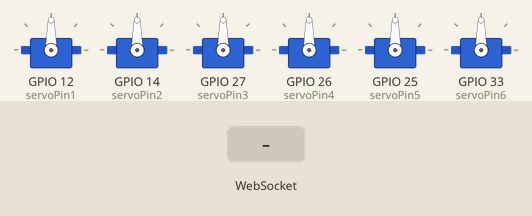
Simulated run of this sketch. Board: ESP32. On the bench: 6 × servo. The inputs (shaded band) are chosen by the test bench. WiFi joins after 1.5 s; servers stay silent unless stated; what the sketch prints to the serial monitor is not drawn.

Above: at 3.2 s.
3.3 s: WebSocket text "0" received
At 4.06 s:
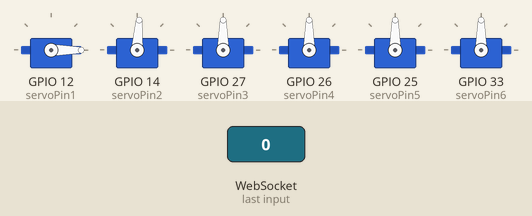
6.3 s: WebSocket text "90" received
At 7.72 s:
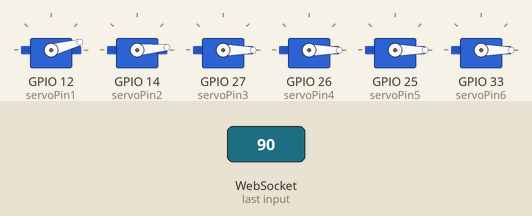
9.3 s: WebSocket text "5" received
At 12.28 s:
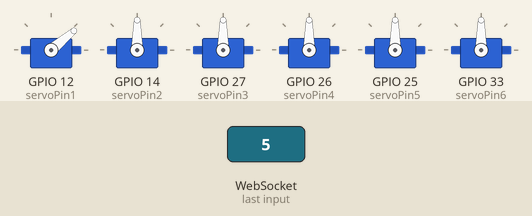
15.3 s: WebSocket text "200" received
At 17.52 s:
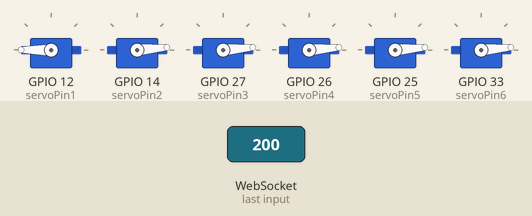
24.3 s: WebSocket text "90" received
At 24.61 s:
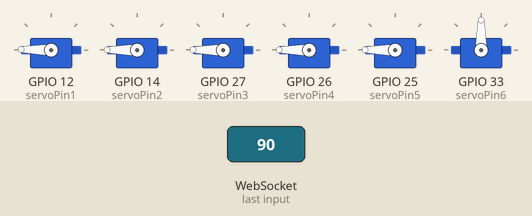
27.3 s: WebSocket text "0" received
At 29.97 s:
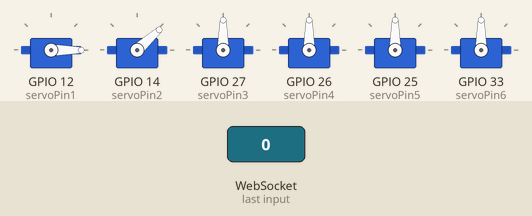
Timing chart, 0 to 31.3 s (numbered marks = the images above; inputs shaded):
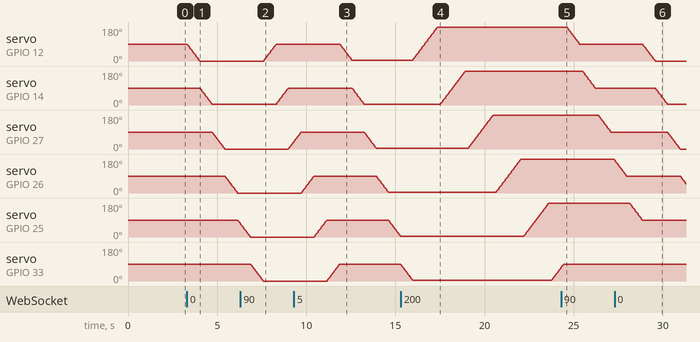

Measured:
- after the input at 3.3 s, servo on GPIO 12 (servoPin1): moves from 90° to 0° over 0.72 s, starting at once; servo on GPIO 14 (servoPin2): moves from 90° to 5° over 0.67 s, starting after 0.73 s
- after the input at 6.3 s, servo on GPIO 12 (servoPin1): moves from 0° to 90° over 0.70 s, starting after 1.3 s; servo on GPIO 14 (servoPin2): moves from 5° to 90° over 0.67 s, starting after 2.0 s; servo on GPIO 27 (servoPin3): moves from 0° to 38° over 0.29 s, starting after 2.7 s
- after the input at 9.3 s, servo on GPIO 12 (servoPin1): moves from 90° to 5° over 0.67 s, starting after 2.6 s; servo on GPIO 14 (servoPin2): moves from 90° to 5° over 0.67 s, starting after 3.3 s
- after the input at 15.3 s, servo on GPIO 12 (servoPin1): moves from 5° to 180° over 1.4 s, starting after 0.66 s; servo on GPIO 14 (servoPin2): moves from 5° to 180° over 1.4 s, starting after 2.2 s
- after the input at 24.3 s, servo on GPIO 12 (servoPin1): moves from 180° to 90° over 0.71 s, starting after 0.31 s; servo on GPIO 14 (servoPin2): moves from 180° to 90° over 0.71 s, starting after 1.2 s; servo on GPIO 27 (servoPin3): moves from 180° to 90° over 0.71 s, starting after 2.1 s; servo on GPIO 26 (servoPin4): 180° → 173° after 2.9 s
- after the input at 27.3 s, servo on GPIO 12 (servoPin1): moves from 90° to 0° over 0.70 s, starting after 1.6 s; servo on GPIO 14 (servoPin2): moves from 90° to 5° over 0.67 s, starting after 2.3 s; servo on GPIO 27 (servoPin3): moves from 90° to 0° over 0.72 s, starting after 3.0 s

The sketch:

esp_robotic_arm_websocket.ino
```cpp
#include <ESP32Servo.h>
#include <WiFi.h>
#include <WebSocketsServer.h>

const char* ssid = "Mayur 5g";
const char* password = "pass1234";

WebSocketsServer webSocket = WebSocketsServer(80);

static const int servoPin1 = 12;
static const int servoPin2 = 14;
static const int servoPin3 = 27;
static const int servoPin4 = 26;
static const int servoPin5 = 25;
static const int servoPin6 = 33;

Servo servo1;
Servo servo2;
Servo servo3;
Servo servo4;
Servo servo5;
Servo servo6;

int angle1 = 90;
int angle2 = 90;
int angle3 = 90;
int angle4 = 90;
int angle5 = 90;
int angle6 = 90;

int angle1new;
int angle2new, angle3new, angle4new, angle5new, angle6new;

void webSocketEvent(uint8_t num, WStype_t type, uint8_t * payload, size_t length) {
  switch (type) {
    case WStype_TEXT:
      {
        String msg = (char*)payload;
        angle1new = msg.substring(0, msg.indexOf(',')).toInt();
        msg = msg.substring(msg.indexOf(',') + 1);
        angle2new = msg.substring(0, msg.indexOf(',')).toInt();
        msg = msg.substring(msg.indexOf(',') + 1);
        angle3new = msg.substring(0, msg.indexOf(',')).toInt();
        msg = msg.substring(msg.indexOf(',') + 1);
        angle4new = msg.substring(0, msg.indexOf(',')).toInt();
        msg = msg.substring(msg.indexOf(',') + 1);
        angle5new = msg.substring(0, msg.indexOf(',')).toInt();
        msg = msg.substring(msg.indexOf(',') + 1);
        angle6new = msg.toInt();

        if (angle2new <= 5) {
          angle2new = 5;
        }
        if (angle6new >= 90) {
          angle6new = 90;
        }

        Serial.print("angle1: ");
        Serial.println(angle1new);
        Serial.print("angle2: ");
        Serial.println(angle2new);
        Serial.print("angle3: ");
        Serial.println(angle3new);
        Serial.print("angle4: ");
        Serial.println(angle4new);
        Serial.print("angle5: ");
        Serial.println(angle5new);
        Serial.print("angle6: ");
        Serial.println(angle6new);

        Serial.print("\nMoving Servo 1");
        moveServoLinear(servo1, angle1, angle1new);
        angle1 = angle1new;
        Serial.print("\nMoving Servo 2");
        moveServoLinear(servo2, angle2, angle2new);
        angle2 = angle2new;
        Serial.print("\nMoving Servo 3");
        moveServoLinear(servo3, angle3, angle3new);
        angle3 = angle3new;
        Serial.print("\nMoving Servo 4");
        moveServoLinear(servo4, angle4, angle4new);
        angle4 = angle4new;
        Serial.print("\nMoving Servo 5");
        moveServoLinear(servo5, angle5, angle5new);
        angle5 = angle5new;
        Serial.print("\nMoving Servo 6");
        moveServoLinear(servo6, angle6, angle6new);
        angle6 = angle6new;
        Serial.println();
        Serial.println("------done------");
        webSocket.sendTXT(num, "done");

        // Parse the received payload if needed
        // Process the data received from Python
        // Example: digitalWrite(LED_BUILTIN, payload[0] == '1' ? HIGH : LOW);
        break;
      }
    case WStype_DISCONNECTED:
      Serial.printf("[%u] Disconnected!\n", num);
      break;
  }
}

void moveServoLinear(Servo& servo, int currentAngle, int targetAngle) {
  if (currentAngle == targetAngle) {
    servo.write(targetAngle);
    return;
  }
  int step = (targetAngle > currentAngle) ? 1 : -1;
  for (int angle = currentAngle; angle != targetAngle; angle += step) {
    if (angle % 10 == 0)
      Serial.print(".");
    servo.write(angle);
    delay(8); // Adjust delay as needed
  }
  servo.write(targetAngle);
}

void setup() {
  Serial.begin(115200);
  WiFi.begin(ssid, password);
  while (WiFi.status() != WL_CONNECTED) {
    delay(1000);
    Serial.println("Connecting to WiFi...");
  }
  Serial.println("Connected to WiFi");
  Serial.println(WiFi.localIP());

  servo1.attach(servoPin1);
  servo2.attach(servoPin2);
  servo3.attach(servoPin3);
  servo4.attach(servoPin4);
  servo5.attach(servoPin5);
  servo6.attach(servoPin6);

  webSocket.begin();
  webSocket.onEvent(webSocketEvent);
}

void loop() {
  webSocket.loop();
}
```
